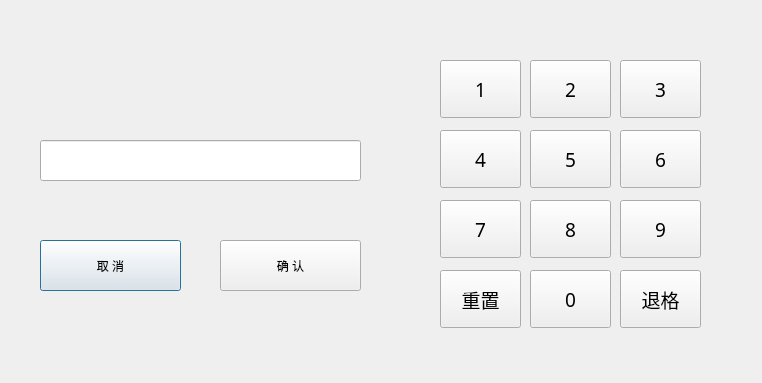
<?xml version="1.0" encoding="UTF-8"?>
<ui version="4.0">
 <class>PasswordInput</class>
 <widget class="QDialog" name="PasswordInput">
  <property name="geometry">
   <rect>
    <x>0</x>
    <y>0</y>
    <width>762</width>
    <height>383</height>
   </rect>
  </property>
  <property name="maximumSize">
   <size>
    <width>762</width>
    <height>383</height>
   </size>
  </property>
  <property name="windowTitle">
   <string>Dialog</string>
  </property>
  <widget class="MyPassWordLineEdit" name="lineEdit">
   <property name="geometry">
    <rect>
     <x>40</x>
     <y>140</y>
     <width>321</width>
     <height>41</height>
    </rect>
   </property>
   <property name="font">
    <font>
     <pointsize>18</pointsize>
     <weight>50</weight>
     <italic>false</italic>
     <bold>false</bold>
    </font>
   </property>
  </widget>
  <widget class="QPushButton" name="pushButton">
   <property name="geometry">
    <rect>
     <x>40</x>
     <y>240</y>
     <width>141</width>
     <height>51</height>
    </rect>
   </property>
   <property name="text">
    <string>取 消</string>
   </property>
  </widget>
  <widget class="QPushButton" name="pushButton_2">
   <property name="geometry">
    <rect>
     <x>220</x>
     <y>240</y>
     <width>141</width>
     <height>51</height>
    </rect>
   </property>
   <property name="text">
    <string>确 认</string>
   </property>
  </widget>
  <widget class="QPushButton" name="panelButton_7">
   <property name="geometry">
    <rect>
     <x>440</x>
     <y>200</y>
     <width>81</width>
     <height>58</height>
    </rect>
   </property>
   <property name="font">
    <font>
     <family>AcadEref</family>
     <pointsize>14</pointsize>
    </font>
   </property>
   <property name="text">
    <string>7</string>
   </property>
   <property name="ButtonValue" stdset="0">
    <string>7</string>
   </property>
  </widget>
  <widget class="QPushButton" name="panelButton_1">
   <property name="geometry">
    <rect>
     <x>440</x>
     <y>60</y>
     <width>81</width>
     <height>58</height>
    </rect>
   </property>
   <property name="font">
    <font>
     <family>AcadEref</family>
     <pointsize>14</pointsize>
    </font>
   </property>
   <property name="text">
    <string>1</string>
   </property>
   <property name="ButtonValue" stdset="0">
    <string>1</string>
   </property>
  </widget>
  <widget class="QPushButton" name="panelButton_CLR">
   <property name="geometry">
    <rect>
     <x>440</x>
     <y>270</y>
     <width>81</width>
     <height>58</height>
    </rect>
   </property>
   <property name="font">
    <font>
     <family>AcadEref</family>
     <pointsize>14</pointsize>
    </font>
   </property>
   <property name="text">
    <string>重置</string>
   </property>
   <property name="ButtonValue" stdset="0">
    <string>CLR</string>
   </property>
  </widget>
  <widget class="QPushButton" name="panelButton_6">
   <property name="geometry">
    <rect>
     <x>620</x>
     <y>130</y>
     <width>81</width>
     <height>58</height>
    </rect>
   </property>
   <property name="font">
    <font>
     <family>AcadEref</family>
     <pointsize>14</pointsize>
    </font>
   </property>
   <property name="text">
    <string>6</string>
   </property>
   <property name="ButtonValue" stdset="0">
    <string>6</string>
   </property>
  </widget>
  <widget class="QPushButton" name="panelButton_9">
   <property name="geometry">
    <rect>
     <x>620</x>
     <y>200</y>
     <width>81</width>
     <height>58</height>
    </rect>
   </property>
   <property name="font">
    <font>
     <family>AcadEref</family>
     <pointsize>14</pointsize>
    </font>
   </property>
   <property name="text">
    <string>9</string>
   </property>
   <property name="ButtonValue" stdset="0">
    <string>8</string>
   </property>
  </widget>
  <widget class="QPushButton" name="panelButton_2">
   <property name="geometry">
    <rect>
     <x>530</x>
     <y>60</y>
     <width>81</width>
     <height>58</height>
    </rect>
   </property>
   <property name="font">
    <font>
     <family>AcadEref</family>
     <pointsize>14</pointsize>
    </font>
   </property>
   <property name="text">
    <string>2</string>
   </property>
   <property name="ButtonValue" stdset="0">
    <string>2</string>
   </property>
  </widget>
  <widget class="QPushButton" name="panelButton_0">
   <property name="geometry">
    <rect>
     <x>530</x>
     <y>270</y>
     <width>81</width>
     <height>58</height>
    </rect>
   </property>
   <property name="font">
    <font>
     <family>AcadEref</family>
     <pointsize>14</pointsize>
    </font>
   </property>
   <property name="text">
    <string>0</string>
   </property>
   <property name="ButtonValue" stdset="0">
    <string>0</string>
   </property>
  </widget>
  <widget class="QPushButton" name="panelButton_8">
   <property name="geometry">
    <rect>
     <x>530</x>
     <y>200</y>
     <width>81</width>
     <height>58</height>
    </rect>
   </property>
   <property name="font">
    <font>
     <family>AcadEref</family>
     <pointsize>14</pointsize>
    </font>
   </property>
   <property name="text">
    <string>8</string>
   </property>
   <property name="ButtonValue" stdset="0">
    <string>8</string>
   </property>
  </widget>
  <widget class="QPushButton" name="panelButton_4">
   <property name="geometry">
    <rect>
     <x>440</x>
     <y>130</y>
     <width>81</width>
     <height>58</height>
    </rect>
   </property>
   <property name="font">
    <font>
     <family>AcadEref</family>
     <pointsize>14</pointsize>
    </font>
   </property>
   <property name="text">
    <string>4</string>
   </property>
   <property name="ButtonValue" stdset="0">
    <string>4</string>
   </property>
  </widget>
  <widget class="QPushButton" name="panelButton_3">
   <property name="geometry">
    <rect>
     <x>620</x>
     <y>60</y>
     <width>81</width>
     <height>58</height>
    </rect>
   </property>
   <property name="font">
    <font>
     <family>AcadEref</family>
     <pointsize>14</pointsize>
    </font>
   </property>
   <property name="text">
    <string>3</string>
   </property>
   <property name="ButtonValue" stdset="0">
    <string>3</string>
   </property>
  </widget>
  <widget class="QPushButton" name="panelButton_5">
   <property name="geometry">
    <rect>
     <x>530</x>
     <y>130</y>
     <width>81</width>
     <height>58</height>
    </rect>
   </property>
   <property name="font">
    <font>
     <family>AcadEref</family>
     <pointsize>14</pointsize>
    </font>
   </property>
   <property name="text">
    <string>5</string>
   </property>
   <property name="ButtonValue" stdset="0">
    <string>5</string>
   </property>
  </widget>
  <widget class="QPushButton" name="panelButton_BS">
   <property name="geometry">
    <rect>
     <x>620</x>
     <y>270</y>
     <width>81</width>
     <height>58</height>
    </rect>
   </property>
   <property name="font">
    <font>
     <family>AcadEref</family>
     <pointsize>14</pointsize>
    </font>
   </property>
   <property name="text">
    <string>退格</string>
   </property>
   <property name="ButtonValue" stdset="0">
    <string>BS</string>
   </property>
  </widget>
 </widget>
 <customwidgets>
  <customwidget>
   <class>MyPassWordLineEdit</class>
   <extends>QLineEdit</extends>
   <header location="global">dialog/mypasswordlineedit.h</header>
  </customwidget>
 </customwidgets>
 <resources/>
 <connections/>
</ui>
